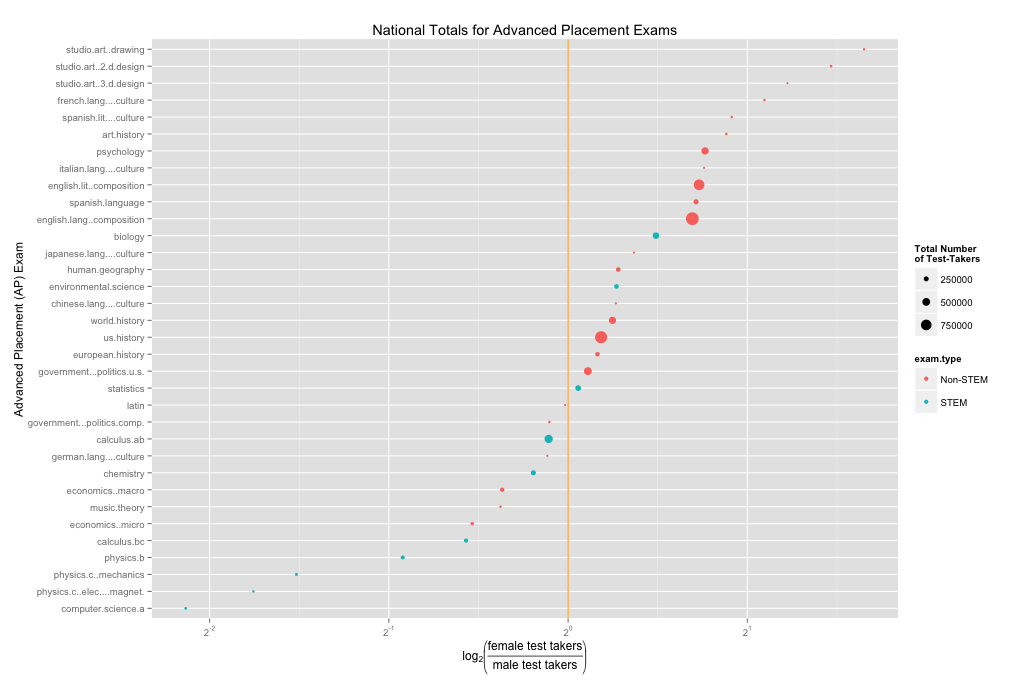

The script that drew this image:
# required libraries
library(ggplot2)
library(scales)

loadData <- function(input) {
  read.csv(input,
           header = TRUE,
           stringsAsFactors = FALSE)
}

renameVariables <- function(input) {
  names(input)[1] <- "sex"
  names(input) <- tolower(names(input))
  return(input)
}

augmentWithRatioOfFemalesToMales <- function(input) {
  exam.names <- names(input)[-1]
  output <- t(input[ ,-1])
  output <- data.frame(females = as.numeric(output[, 1]),
                       males   = as.numeric(output[, 2]))
  ratio.of.females.to.males <- output$females / output$males
  log.ratio <- log(ratio.of.females.to.males, base = 2)
  return(data.frame(exam.names,
                    output, 
                    ratio.of.females.to.males, 
                    log.ratio))
}

augmentWithExamTypes <- function(input) {
  stem.exams <- c("computer.science.a", "physics.c..elec....magnet.", "physics.c..mechanics", 
    "physics.b", "calculus.bc", "chemistry", "calculus.ab", "statistics", 
    "environmental.science", "biology")

  input$exam.type <- "Non-STEM"
  
  input[input$exam.names %in% stem.exams, ]$exam.type <- "STEM"
  input
}

reorderByGenderDisparity <- function(input) {
  input$exam.names <- reorder(input$exam.names,
                              input$log.ratio,
                              mean)
  return(input)
}

ap <- loadData("AP-gender.csv")
ap <- renameVariables(ap)
ap <- augmentWithRatioOfFemalesToMales(ap)
ap <- augmentWithExamTypes(ap)
ap <- reorderByGenderDisparity(ap)
ap <- subset(ap, exam.names != "total.exams")

p <- ggplot(aes(y = factor(exam.names),
                x = ratio.of.females.to.males,
                size = females + males,
                color = exam.type),
            data = ap)
p <- p + geom_point()
p <- p + geom_vline(xintercept=1, colour="orange")
p <- p + scale_x_continuous(trans=log2_trans(),
                            breaks=2^(-3:3),
                            labels=trans_format("log2", math_format(2^.x)))
p <- p + xlab(expression(paste(log[2], 
                               bgroup("(",
                                      frac(paste("female test takers"), 
                                           paste("male test takers")),
                                      ")"))))
p <- p + ylab("Advanced Placement (AP) Exam")
p <- p + ggtitle("National Totals for Advanced Placement Exams")
p <- p + labs(size = "Total Number\nof Test-Takers")

print(p)
